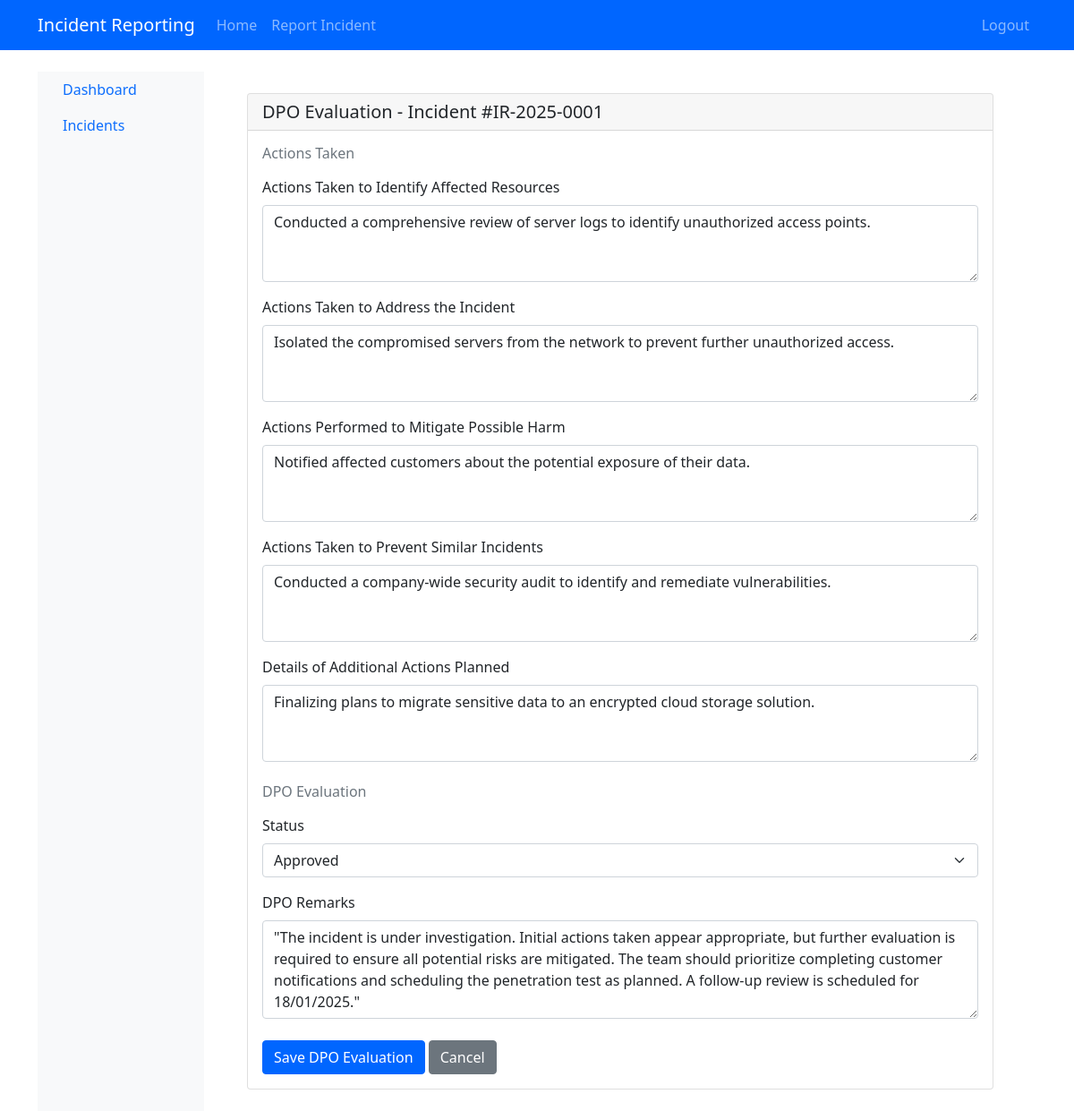
/incident/1/dpo-remarks/ (signed in), run on the app's committed database.
### accounts/models.py (models this page shows, shortened)
class Incident(models.Model):
    IMPACT_CHOICES = [
        ('low', 'Low'),
        ('medium', 'Medium'),
        ('high', 'High'),
        ('critical', 'Critical'),
    ]
    STATUS_CHOICES = [
        ('new', 'New'),
        ('in_progress', 'In Progress'),
        ('resolved', 'Resolved'),
        ('closed', 'Closed'),
    ]
    incident_number = models.CharField(max_length=50, unique=True)
    year = models.IntegerField(default=timezone.now().year)
    date_submitted = models.DateTimeField(auto_now_add=True)
    reporter_name = models.CharField(max_length=100)
    position = models.CharField(max_length=100)
    department = models.CharField(max_length=100)
    incident_type = models.ForeignKey('IncidentType', on_delete=models.SET_NULL, null=True)
    status = models.CharField(max_length=20, choices=STATUS_CHOICES, default='new')
    description = models.TextField(verbose_name='Description of Incident', default='Not provided')
    scope = models.TextField(verbose_name='Scope of Incident', default='Not provided')
    systems_affected_count = models.IntegerField(verbose_name='Estimated Quantity of Systems Affected')
    data_subjects_count = models.IntegerField(verbose_name='Estimated Quantity of Data Subjects Affected')
    data_subjects_groups = models.TextField(verbose_name='Data Subjects Affected', default='Not provided')
    additional_scope_info = models.TextField(verbose_name='Additional Scope Information', blank=True, null=True)
    impact_level = models.CharField(max_length=20, choices=IMPACT_CHOICES, verbose_name='Impact of Incident')
    estimated_cost = models.DecimalField(max_digits=10, decimal_places=2, verbose_name='Estimated Total Cost Incurred', null=True, blank=True)
    additional_impact_info = models.TextField(verbose_name='Additional Impact Information', blank=True, null=True)
    data_sensitivity = models.TextField(verbose_name='Sensitivity of Affected Data/Information', default='Not provided')
    data_quantity = models.TextField(verbose_name='Quantity of Data/Information Affected', default='Not provided')
    additional_data_info = models.TextField(verbose_name='Additional Affected Data Information', blank=True, null=True)
    attack_sources = models.TextField(verbose_name='Attack Sources', default='Not specified')
    attack_destinations = models.TextField(verbose_name='Attack Destinations', default='Not specified')
    affected_ips = models.TextField(verbose_name='IP Addresses of Affected Systems', default='Not specified')
    affected_domains = models.TextField(verbose_name='Domain Names of Affected Systems', default='Not specified')
    system_functions = models.TextField(verbose_name='Primary Functions of Affected Systems', default='Not specified')
    operating_systems = models.TextField(verbose_name='Operating Systems of Affected Systems', default='Not specified')
    patch_levels = models.TextField(verbose_name='Patch Level of Affected Systems', default='Not specified')
    security_software = models.TextField(verbose_name='Security Software Loaded on Affected Systems', default='Not specified')
    physical_location = models.TextField(verbose_name='Physical Location of Affected Systems', default='Not specified')
    additional_system_details = models.TextField(verbose_name='Additional System Details', blank=True, null=True)
    affected_user_titles = models.TextField(verbose_name='Job Titles of Affected Users', default='Not specified')
    access_levels = models.TextField(verbose_name='System Access Levels or Rights of Affected Users', default='Not specified')
    additional_user_details = models.TextField(verbose_name='Additional User Details', blank=True, null=True)
    discovery_date = models.DateTimeField(verbose_name='Date and Time of Discovery')
    incident_date = models.DateTimeField(verbose_name='Date and Time When the Actual Incident Occurred')
    containment_date = models.DateTimeField(verbose_name='Date and Time When the Incident Was Contained', null=True, blank=True)
    detailed_timeline = models.TextField(verbose_name='Detailed Incident Timeline', default='Not provided')
    attachments = models.FileField(upload_to='incident_attachments/', verbose_name='Supporting Documents', null=True, blank=True)
    attachment = models.FileField(upload_to='incident_attachments/', null=True, blank=True, verbose_name='Attachment')
    last_updated = models.DateTimeField(auto_now=True)
    actions_identify_resources = models.TextField(blank=True, null=True)
    actions_address_incident = models.TextField(blank=True, null=True)
    actions_mitigate_harm = models.TextField(blank=True, null=True)
    actions_prevent_similar = models.TextField(blank=True, null=True)
    additional_actions_planned = models.TextField(blank=True, null=True)
    dpo_remarks = models.TextField(blank=True, null=True)
    dpo_evaluation_date = models.DateTimeField(blank=True, null=True)
    dpo_status = models.CharField(
        max_length=20,
        choices=[
            ('pending', 'Pending Review'),
            ('approved', 'Approved'),
            ('needs_action', 'Needs Action'),
            ('rejected', 'Rejected')
        ],
        default='pending'
    )
    class Meta:
        ordering = ['-date_submitted']

### accounts/views.py (the view, shortened to what this page needs)
# urls.py: path('incident/<int:pk>/dpo-remarks/', views.dpo_remarks, name='dpo_remarks'),
@login_required
def dpo_remarks(request, pk):
    incident = get_object_or_404(Incident, pk=pk)
    return render(request, 'accounts/admin/dpo_remarks.html', {'incident': incident})

### accounts/templates/accounts/admin/dpo_remarks.html (shortened to what this page needs)
{% extends 'admin/base_admin.html' %}
{% load static %}
{% block admin_content %}
<div class="container-fluid py-4">
    <div class="card">
        <div class="card-header">
            <h5 class="mb-0">DPO Evaluation - Incident #{{ incident.incident_number }}</h5>
        </div>
        <div class="card-body">
            <form method="post">
                <div class="mb-4">
                    <h6 class="text-muted mb-3">Actions Taken</h6>
                    <div class="mb-3">
                        <label class="form-label">Actions Taken to Identify Affected Resources</label>
                        <textarea class="form-control" name="actions_identify_resources" rows="3">{{ incident.actions_identify_resources }}</textarea>
                    </div>
                    <div class="mb-3">
                        <label class="form-label">Actions Taken to Address the Incident</label>
                        <textarea class="form-control" name="actions_address_incident" rows="3">{{ incident.actions_address_incident }}</textarea>
                    </div>
                    <div class="mb-3">
                        <label class="form-label">Actions Performed to Mitigate Possible Harm</label>
                        <textarea class="form-control" name="actions_mitigate_harm" rows="3">{{ incident.actions_mitigate_harm }}</textarea>
                    </div>
                    <div class="mb-3">
                        <label class="form-label">Actions Taken to Prevent Similar Incidents</label>
                        <textarea class="form-control" name="actions_prevent_similar" rows="3">{{ incident.actions_prevent_similar }}</textarea>
                    </div>
                    <div class="mb-3">
                        <label class="form-label">Details of Additional Actions Planned</label>
                        <textarea class="form-control" name="additional_actions_planned" rows="3">{{ incident.additional_actions_planned }}</textarea>
                    </div>
                </div>
                <div class="mb-4">
                    <h6 class="text-muted mb-3">DPO Evaluation</h6>
                    <div class="mb-3">
                        <label class="form-label">Status</label>
                        <select class="form-select" name="dpo_status">
                            <option value="approved" {% if incident.dpo_status == 'approved' %}selected{% endif %}>Approved</option>
                        </select>
                    </div>
                    <div class="mb-3">
                        <label class="form-label">DPO Remarks</label>
                        <textarea class="form-control" name="dpo_remarks" rows="4">{{ incident.dpo_remarks }}</textarea>
                    </div>
                </div>
                <div class="mt-3">
                    <button type="submit" class="btn btn-primary">Save DPO Evaluation</button>
                    <a href="{% url 'incident_list' %}" class="btn btn-secondary">Cancel</a>
                </div>
            </form>
        </div>
    </div>
</div>
{% endblock %}

### static/css/style.css (style rules this page uses)
:root { --primary-blue: #0066ff; --secondary-blue: #4d94ff; --light-blue: #e6f0ff; }
.btn-primary { background-color: var(--primary-blue); border-color: var(--primary-blue); }

### data on the page
Incident: incident_number "IR-2025-0001", actions_identify_resources "Conducted a comprehensive review of server logs to identify unauthorized access points.", actions_address_incident "Isolated the compromised servers from the network to prevent further unauthorized access.", actions_mitigate_harm "Notified affected customers about the potential exposure of their data.", actions_prevent_similar "Conducted a company-wide security audit to identify and remediate vulnerabilities.", additional_actions_planned "Finalizing plans to migrate sensitive data to an encrypted cloud storage solution.", dpo_status "Approved", dpo_remarks "\"The incident is under investigation. Initial actions taken appear appropriate, but further evaluation is required to ensure all potential risks are mitigated. The team should prioritize completing customer notifications and scheduling the penetration test as planned. A follow-up review is scheduled for 18/01/2025.\""
